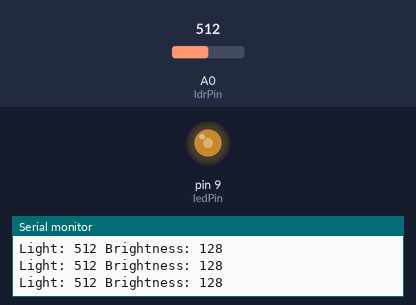
Recording of a sketch running on a simulated Arduino Uno, built with avr-gcc and run on an emulated ATmega328P. On the bench: output pins drawn as LEDs (lit = HIGH), the last lines printed to the serial monitor. The test bench sets the inputs (shaded band); at power-on: A0 (ldrPin) = 512.

Above: at 1.2 s.
1.3 s: A0 (ldrPin) set to 306
At 1.9 s:
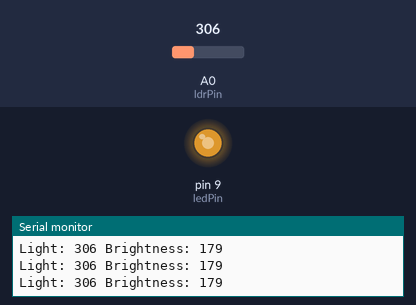
2.8 s: A0 (ldrPin) set to 122
At 3.4 s:
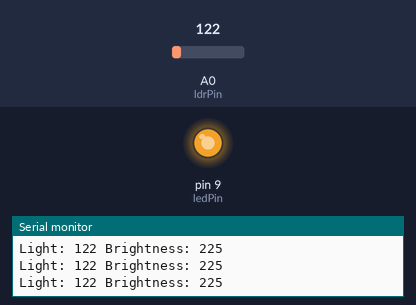
4.3 s: A0 (ldrPin) set to 900
At 4.9 s:
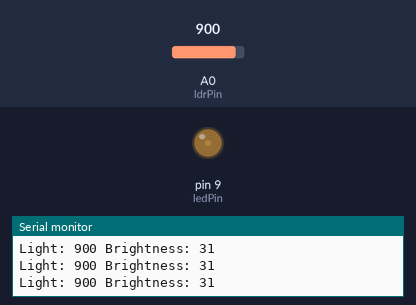
5.8 s: A0 (ldrPin) set to 1023
At 6.4 s:
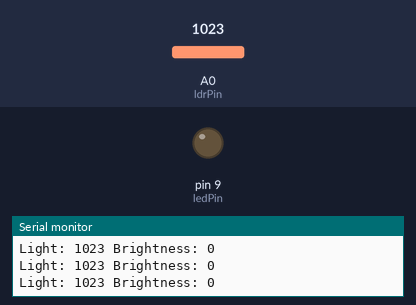
7.3 s: A0 (ldrPin) set to 511
At 7.9 s:
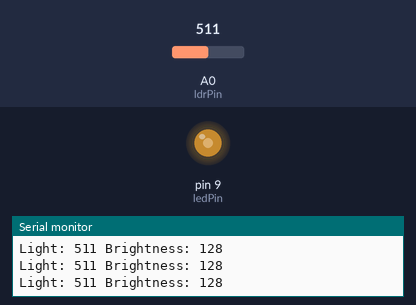
Timing chart, 0 to 9.8 s (numbered marks = the images above; inputs shaded):
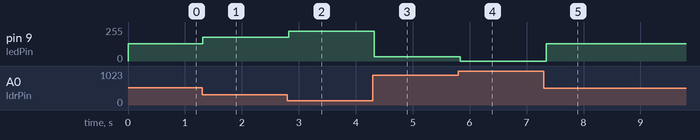

Measured:
- after the input at 1.3 s, pin 9 (ledPin): 128/255 → 179/255 at once
- after the input at 2.8 s, pin 9 (ledPin): 179/255 → 225/255 at once
- after the input at 4.3 s, pin 9 (ledPin): 225/255 → 31/255 at once
- after the input at 5.8 s, pin 9 (ledPin): 31/255 → 0/255 at once
- after the input at 7.3 s, pin 9 (ledPin): 0/255 → 128/255 after 0.05 s

The sketch:

DAY9-lightSensor.ino
```cpp
const int ldrPin = A0;
const int ledPin = 9;

void setup() {
  // put your setup code here, to run once:
  pinMode(ledPin, OUTPUT);
  Serial.begin(9600);
}

void loop() {
  // put your main code here, to run repeatedly:
  int lightValue = analogRead(ldrPin);
  int brightness = map(lightValue, 0, 1023, 255, 0);
  brightness = constrain(brightness, 0, 255);

  analogWrite(ledPin, brightness);

  Serial.print("Light: ");
  Serial.print(lightValue);
  Serial.print(" Brightness: ");
  Serial.println(brightness);

  delay(100);
}
```
